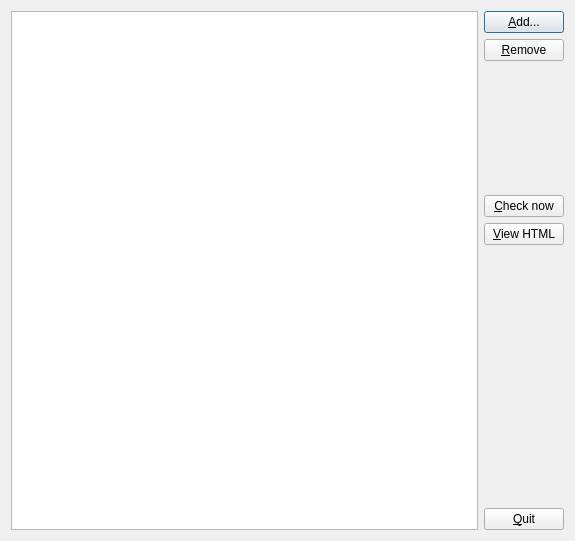
<?xml version="1.0" encoding="UTF-8"?>
<ui version="4.0">
 <class>Dialog</class>
 <widget class="QDialog" name="Dialog">
  <property name="geometry">
   <rect>
    <x>0</x>
    <y>0</y>
    <width>575</width>
    <height>541</height>
   </rect>
  </property>
  <property name="windowTitle">
   <string>Code Style Checker</string>
  </property>
  <layout class="QHBoxLayout" name="horizontalLayout">
   <item>
    <widget class="QTreeWidget" name="treeFiles">
     <property name="headerHidden">
      <bool>true</bool>
     </property>
     <property name="columnCount">
      <number>1</number>
     </property>
     <attribute name="headerVisible">
      <bool>false</bool>
     </attribute>
     <column>
      <property name="text">
       <string notr="true">1</string>
      </property>
     </column>
    </widget>
   </item>
   <item>
    <layout class="QVBoxLayout" name="verticalLayout">
     <item>
      <widget class="QPushButton" name="pbAdd">
       <property name="text">
        <string>&amp;Add...</string>
       </property>
      </widget>
     </item>
     <item>
      <widget class="QPushButton" name="pbRemove">
       <property name="text">
        <string>&amp;Remove</string>
       </property>
      </widget>
     </item>
     <item>
      <spacer name="verticalSpacer_2">
       <property name="orientation">
        <enum>Qt::Vertical</enum>
       </property>
       <property name="sizeHint" stdset="0">
        <size>
         <width>20</width>
         <height>40</height>
        </size>
       </property>
      </spacer>
     </item>
     <item>
      <widget class="QPushButton" name="pbCheckNow">
       <property name="text">
        <string>&amp;Check now</string>
       </property>
      </widget>
     </item>
     <item>
      <widget class="QPushButton" name="pbViewHtml">
       <property name="text">
        <string>&amp;View HTML</string>
       </property>
      </widget>
     </item>
     <item>
      <spacer name="verticalSpacer">
       <property name="orientation">
        <enum>Qt::Vertical</enum>
       </property>
       <property name="sizeHint" stdset="0">
        <size>
         <width>20</width>
         <height>40</height>
        </size>
       </property>
      </spacer>
     </item>
     <item>
      <spacer name="verticalSpacer_3">
       <property name="orientation">
        <enum>Qt::Vertical</enum>
       </property>
       <property name="sizeHint" stdset="0">
        <size>
         <width>20</width>
         <height>40</height>
        </size>
       </property>
      </spacer>
     </item>
     <item>
      <widget class="QPushButton" name="pbQuit">
       <property name="text">
        <string>&amp;Quit</string>
       </property>
      </widget>
     </item>
    </layout>
   </item>
  </layout>
 </widget>
 <resources/>
 <connections>
  <connection>
   <sender>pbQuit</sender>
   <signal>clicked()</signal>
   <receiver>Dialog</receiver>
   <slot>close()</slot>
   <hints>
    <hint type="sourcelabel">
     <x>513</x>
     <y>520</y>
    </hint>
    <hint type="destinationlabel">
     <x>539</x>
     <y>469</y>
    </hint>
   </hints>
  </connection>
 </connections>
</ui>
